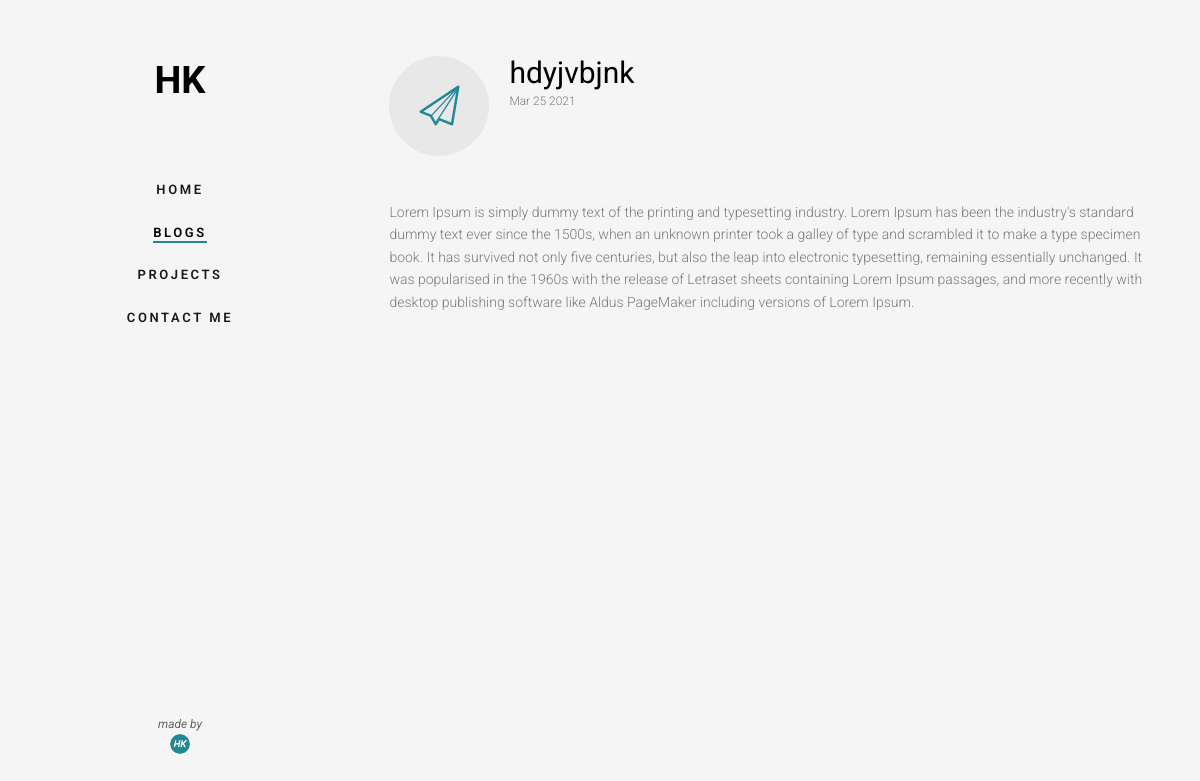
The app's page /blog/2/ with its own data.
### blog/models.py (models this page shows, shortened)
class Blog(models.Model):
    title = models.CharField(max_length = 200)
    date = models.DateTimeField()
    text = models.TextField()
    url = models.URLField(blank = True)

### blog/views.py (the view)
# urls.py: path('<int:blog_id>/',views.detail,name = 'detail')
def detail(request,blog_id):
    blog = get_object_or_404(Blog,pk=blog_id)
    return render(request,'blog/detail.html',{'blog':blog,'id':1})

### blog/templates/blog/detail.html
{% extends 'portfolio/base.html' %}
{% block content %}
<div class="fh5co-feature animate-box" data-animate-effect="fadeInLeft">
    <div class="fh5co-icon">
        <i class="icon-paperplane"></i>
    </div>
    <div class="fh5co-text">
        <h2>{{blog.title}}</h2>
        <span><small>{{blog.date|date:'M d Y'}}</small></span>
    </div>
    <br>
    <br>
    <br>
    <br>
    <p id="blog_text">{{blog.text}}</p>
</div>
    {% endblock %}

### portfolio/static/portfolio/css/icomoon.css (style rules this page uses)
[class^="icon-"], [class*=" icon-"] { font-family: 'icomoon' !important; speak: none; font-style: normal; font-weight: normal; font-variant: normal; text-transform: none; line-height: 1; -webkit-font-smoothing: antialiased; -moz-osx-font-smoothing: grayscale; }
.icon-paperplane:before { content: "\e91e"; }

### portfolio/static/portfolio/css/style.css (style rules this page uses)
body { font-family: "Roboto", Arial, sans-serif; font-weight: 300; font-size: 14px; line-height: 1.6; color: rgba(0, 0, 0, 0.5); background: whitesmoke; }
p { margin-bottom: 1.5em; }
h1, h2, h3, h4, h5, h6 { color: #000; font-family: "Roboto", Arial, sans-serif; font-weight: 400; margin: 0 0 30px 0; }
.fh5co-feature { text-align: left; width: 100%; float: left; margin-bottom: 40px; position: relative; }
.fh5co-feature .fh5co-icon { position: absolute; top: 0; left: 0; width: 100px; height: 100px; display: table; text-align: center; background: rgba(0, 0, 0, 0.05); -webkit-border-radius: 50%; -moz-border-radius: 50%; -ms-border-radius: 50%; border-radius: 50%; }
.fh5co-feature .fh5co-icon i { display: table-cell; vertical-align: middle; color: #228896; font-size: 40px; height: 100px; }
@media screen and (max-width: 1200px) { .fh5co-feature .fh5co-icon i { font-size: 40px; } }
.fh5co-feature .fh5co-text { padding-left: 120px; width: 100%; }
.fh5co-feature .fh5co-text h2, .fh5co-feature .fh5co-text h3 { margin: 0; padding: 0; }
.js .animate-box { opacity: 0; }

### records on screen
Blog: title "hdyjvbjnk", date "Mar 25 2021", text "Lorem Ipsum is simply dummy text of the printing and typesetting industry. Lorem Ipsum has been the industry's standard dummy text ever since the 1500s, when an unknown printer took a galley of type and scrambled it to make a type specimen book. It has survived not only five centuries, but also the leap into electronic typesetting, remaining essentially unchanged. It was popularised in the 1960s with the release of Letraset sheets containing Lorem Ipsum passages, and more recently with desktop publishing software like Aldus PageMaker including versions of Lorem Ipsum."
